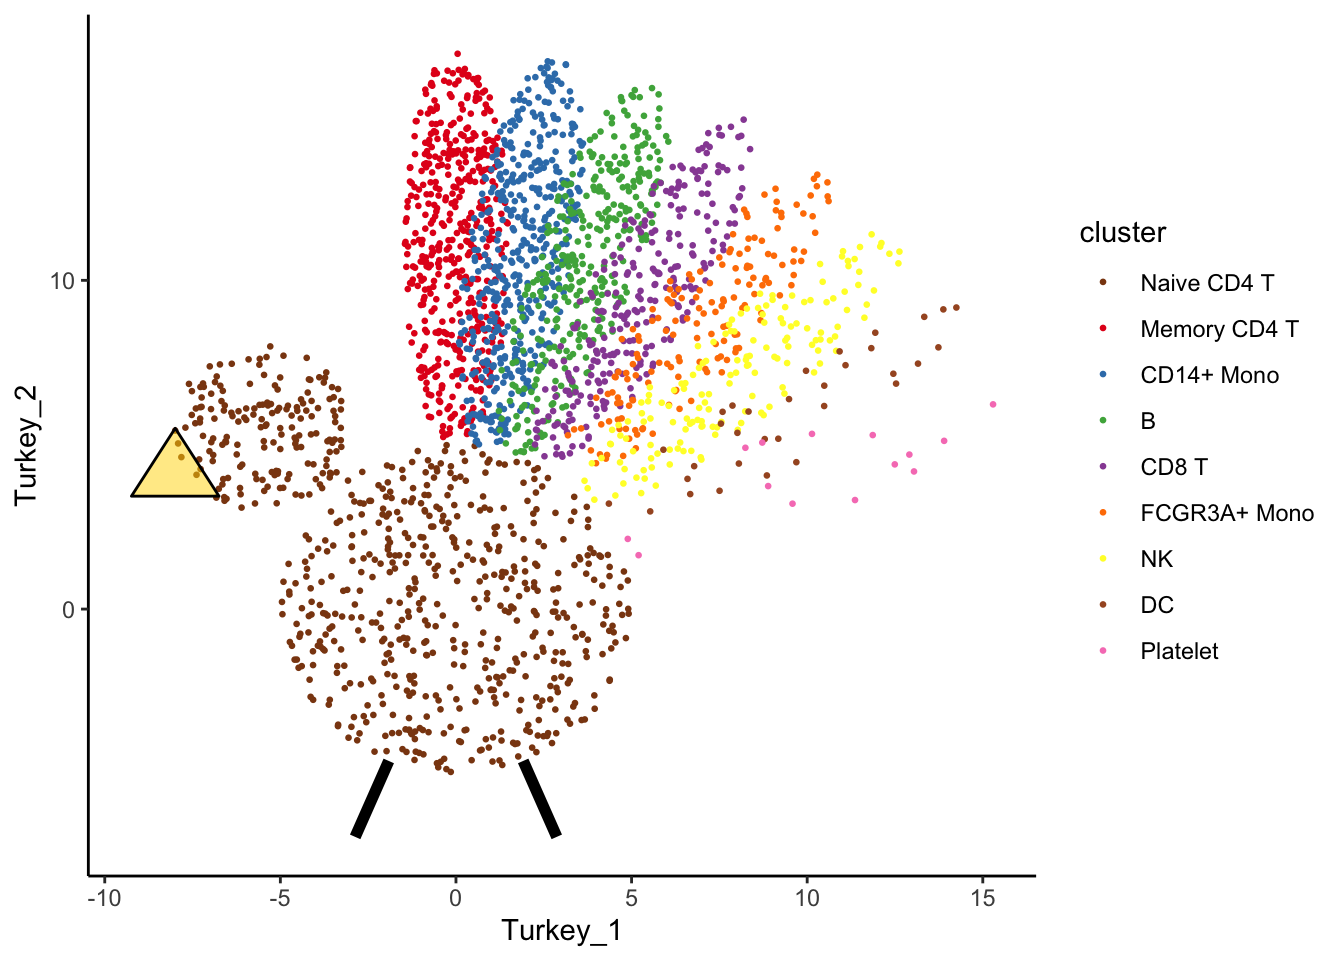

Generate this figure with R:

TurkeyPlot <- function(seurat_object, 
                       group.by,
                       feather_length = 6,
                       feather_width = 1.5,
                       body_width = 5,
                       pt.size = 0.5) {
    
    #parameter setting
    origin <- c(0,0)
    plot_center_x = origin[1]
    plot_center_y = origin[2]
    feather_x_radius = feather_width
    feather_y_radius = feather_length
    body_radius <- body_width
    extend_radius <- body_radius+feather_y_radius
    
    #getting cluster info
    Idents(seurat_object) <- group.by
    num_clusters <- length(unique(Idents(seurat_object)))
    cluster_counts <- table(Idents(seurat_object))
    
    #making body and head
    head_size <- floor(cluster_counts[1]/4)
    body_size <- cluster_counts[1] - head_size
    
    body_theta <- 2*pi*runif(body_size, 0, 1)
    body_d <- body_radius * sqrt(runif(body_size, 0, 1))
    x = (plot_center_x + body_d * cos(body_theta)) 
    y = (plot_center_y + body_d * sin(body_theta)) 
    cluster_ident <- names(cluster_counts)[1]
    body_coords <- data.frame(cbind(x, y), cluster = cluster_ident)
    colnames(body_coords)[1:2] <- c("Turkey_1", "Turkey_2")
    
    head_theta = 2*pi * runif(head_size,0, 1)
    head_d = body_radius/2 * sqrt(runif(head_size, 0, 1))
    head_center_x <- -1.1*body_radius
    head_center_y <- 1.1*body_radius
    x = (head_center_x + head_d * cos(head_theta)) 
    y = (head_center_y + head_d * sin(head_theta)) 
    cluster_ident <- names(cluster_counts)[1]
    head_coords <- data.frame(cbind(x, y), cluster = cluster_ident)
    colnames(head_coords)[1:2] <- c("Turkey_1", "Turkey_2")
    
    all_coords <- rbind(body_coords, head_coords)
    
    #setting feathers
    feather_clusters <- cluster_counts[-1]
    num_feathers <- length(feather_clusters)
    thetas <- seq(pi/2, pi/8, length.out = num_feathers)
    feather_coords <- lapply(1:length(feather_clusters), function(i){
        N <- feather_clusters[i]
        theta <- thetas[i]
        t = 2*pi * runif(N,0, 1)
        d = sqrt(runif(N, 0, 1))
        x = (plot_center_x  + feather_x_radius * d * cos(t)) 
        y = (plot_center_y  + feather_y_radius * d * sin(t)) 
        coord_mat <- cbind(x,y)
        rot_theta <- theta-(pi/2)
        rot_matrix <- matrix(c(cos(rot_theta), -sin(rot_theta), sin(rot_theta), cos(rot_theta)), nrow = 2, ncol = 2)
        new_mat <- coord_mat %*% rot_matrix
        new_mat[,1] <- new_mat[,1] + (extend_radius * cos(theta))
        new_mat[,2] <- new_mat[,2] + (extend_radius * sin(theta))
        cluster_ident <- names(feather_clusters)[i]
        new_mat <- data.frame(new_mat, cluster = cluster_ident)
        colnames(new_mat)[1:2] <- c("Turkey_1", "Turkey_2")
        return(new_mat)
    }) %>% do.call(rbind, .)
    
    #making the beak
    beak_coord_1x <- min(head_coords[,1])
    beak_coord_1y <- head_center_y
    beak_coord_2x <- (beak_coord_1x + head_center_x)/2
    beak_coord_2y <- (beak_coord_1y + min(head_coords[,2]))/2.5
    beak_coord_3x <- beak_coord_1x - abs(beak_coord_1x - beak_coord_2x)
    beak_coord_3y <- beak_coord_2y
    beak_df <- data.frame(Turkey_1 = c(beak_coord_1x, beak_coord_2x, beak_coord_3x),
                          Turkey_2 = c(beak_coord_1y, beak_coord_2y, beak_coord_3y))
    
    #making the legs
    r_leg_x1 <- body_radius * cos(-3*pi/8)
    r_leg_x2 <- body_radius * cos(-3*pi/8) * 1.5
    r_leg_y1 <- body_radius * sin(-3*pi/8)
    r_leg_y2 <- body_radius * sin(-3*pi/8) * 1.5
    r_leg_df <- data.frame(Turkey_1 = c(r_leg_x1, r_leg_x2),
                           Turkey_2 = c(r_leg_y1, r_leg_y2))
    
    l_leg_x1 <- body_radius * cos(-5*pi/8)
    l_leg_x2 <- body_radius * cos(-5*pi/8) * 1.5
    l_leg_y1 <- body_radius * sin(-5*pi/8)
    l_leg_y2 <- body_radius * sin(-5*pi/8) * 1.5
    l_leg_df <- data.frame(Turkey_1 = c(l_leg_x1, l_leg_x2),
                           Turkey_2 = c(l_leg_y1, l_leg_y2))
    
    

    all_coords <- rbind(all_coords, feather_coords)
    all_coords$cluster <- factor(all_coords$cluster, levels = names(cluster_counts))
    color_pal <- c("chocolate4", pals::brewer.set1(num_clusters-1))
    ggplot(all_coords, aes(Turkey_1, Turkey_2, color = cluster))+
        geom_point(size = pt.size)+
        scale_color_manual(values = color_pal)+
        geom_polygon(data = beak_df, color = "black", fill = "gold", alpha = 0.5)+
        geom_path(data = r_leg_df, color = "black", size = 2)+
        geom_path(data = l_leg_df, color = "black", size = 2)+
        theme_classic()
    
}
